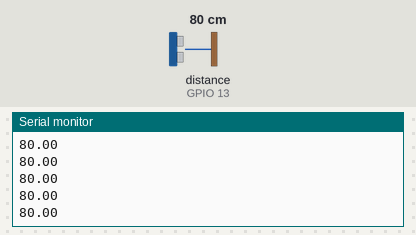
A program run on a simulated ESP32. Shown: the last lines printed to the serial monitor. The test bench sets the inputs (shaded band); at power-on: distance to the obstacle (sensor on GPIO 13) 80 cm. The echo pulse lasts 58.3 µs per cm.

Above: at 1.2 s.
1.3 s: distance to the obstacle (sensor on GPIO 13) set to 2 cm
At 1.31 s:
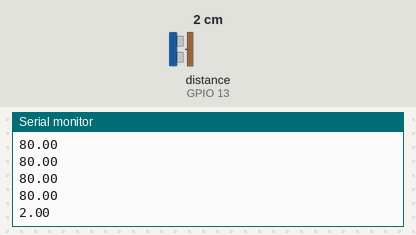
2.8 s: distance to the obstacle (sensor on GPIO 13) set to 4 cm
At 2.83 s:
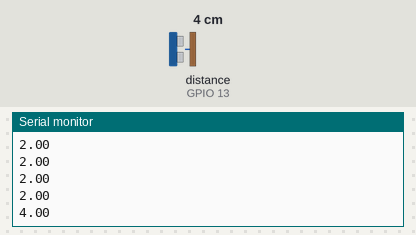
Timing chart, 0 to 5.8 s (numbered marks = the images above; inputs shaded):
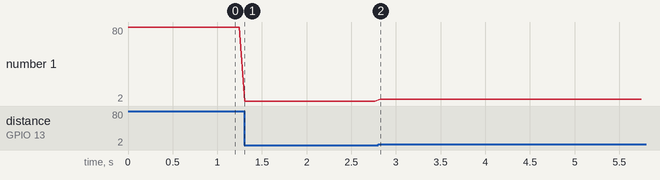

Measured:
- after the input at 1.3 s, the serial monitor: prints a new line at once (image 1)
- after the input at 2.8 s, the serial monitor: prints a new line at once (image 2)
- plotted number 1: 80 → 2 after the input at 1.3 s, 2 → 4 after the input at 2.8 s

The program:

main.cpp
```cpp
#include <Arduino.h>
#include <HCSR04.h>

const int TRIGGER_PIN = 12;
const int ECHO_PIN = 13;

UltraSonicDistanceSensor hc(TRIGGER_PIN, ECHO_PIN); // creating a sensor class called hc


void setup() {
  // put your setup code here, to run once:

  Serial.begin(115200); // setup serial monitor with rate of 115200 bits per second
  Serial.println("Setup Complete"); // debug message to show that setup completed successfully
}

void loop() {
  // put your main code here, to run repeatedly:

  float dist = hc.measureDistanceCm(); // saves the measured centimeter value as a decimal value
  Serial.println(dist); // prints the distance

  delay(60); // waits 50 ms before reading the next data point
}
```
